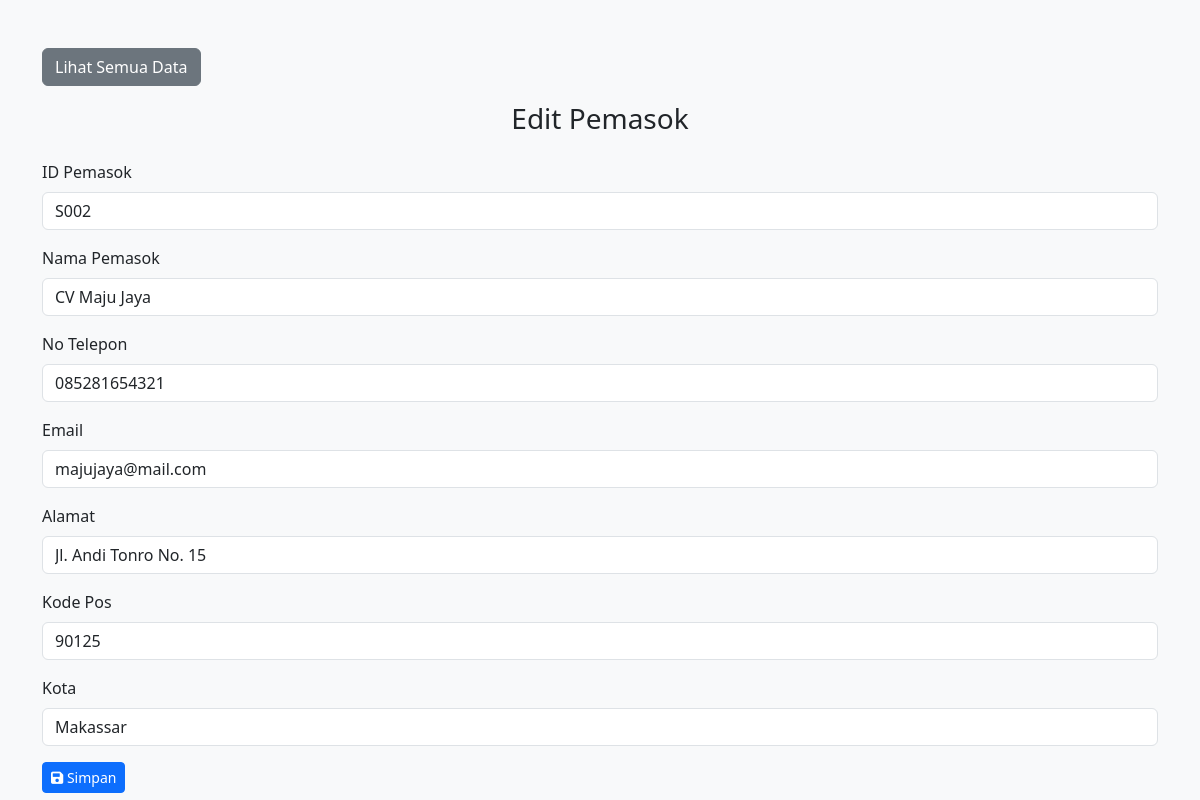
Page /pemasok/edit.php?id_pemasok=S002 (signed in) on the committed database.
### tables this page shows
CREATE TABLE `pemasok` (
  `id_pemasok` varchar(10) NOT NULL,
  `nama_pemasok` varchar(100) NOT NULL,
  `no_telepon` varchar(15) DEFAULT NULL,
  `email` varchar(50) DEFAULT NULL,
  `alamat` text DEFAULT NULL,
  `kode_pos` varchar(10) DEFAULT NULL,
  `kota` varchar(50) DEFAULT 'Makassar'
);

### pemasok/edit.php (the view, shortened to what this page needs)
<!DOCTYPE html>
<html>
<head>
    <link href="https://cdn.jsdelivr.net/npm/bootstrap@5.3.0/dist/css/bootstrap.min.css" rel="stylesheet">
    <link href="https://cdnjs.cloudflare.com/ajax/libs/font-awesome/6.0.0-beta3/css/all.min.css" rel="stylesheet">
</head>
<body class="bg-light">
    <div class="container mt-5">
        <a href="index.php" class="btn btn-secondary mb-3">Lihat Semua Data</a>
        <h3 class="text-center mb-4">Edit Pemasok</h3>
        <?php
        include '../koneksi.php';
        $id_pemasok = $_GET['id_pemasok'];
        $query_mysql = mysqli_query($koneksi, "SELECT * FROM pemasok WHERE id_pemasok='$id_pemasok'");
        $data = mysqli_fetch_array($query_mysql);
        $id_pemasok = isset($_GET['id_pemasok']) ? $_GET['id_pemasok'] : $data['id_pemasok'];
        $nama_pemasok = isset($_GET['nama_pemasok']) ? $_GET['nama_pemasok'] : $data['nama_pemasok'];
        $no_telepon = isset($_GET['no_telepon']) ? $_GET['no_telepon'] : $data['no_telepon'];
        $email = isset($_GET['email']) ? $_GET['email'] : $data['email'];
        $alamat = isset($_GET['alamat']) ? $_GET['alamat'] : $data['alamat'];
        $kode_pos = isset($_GET['kode_pos']) ? $_GET['kode_pos'] : $data['kode_pos'];
        $kota = isset($_GET['kota']) ? $_GET['kota'] : $data['kota'];
        ?>
        <form action="proses_edit.php" method="post">
            <div class="mb-3">
                <label for="id_pemasok" class="form-label">ID Pemasok</label>
                <input type="text" class="form-control" id="id_pemasok" name="id_pemasok" pattern="S\d{3}" title="Format : SXXX" value="<?php echo $id_pemasok; ?>" required>
            </div>
            <div class="mb-3">
                <label for="nama_pemasok" class="form-label">Nama Pemasok</label>
                <input type="text" class="form-control" id="nama_pemasok" name="nama_pemasok" value="<?php echo $nama_pemasok; ?>" required>
            </div>
            <div class="mb-3">
                <label for="no_telepon" class="form-label">No Telepon</label>
                <input type="number" class="form-control" id="no_telepon" name="no_telepon" value="<?php echo $no_telepon; ?>" required>
            </div>
            <div class="mb-3">
                <label for="email" class="form-label">Email</label>
                <input type="email" class="form-control" id="email" name="email" value="<?php echo $email; ?>" required>
            </div>
            <div class="mb-3">
                <label for="alamat" class="form-label">Alamat</label>
                <input type="text" class="form-control" id="alamat" name="alamat" value="<?php echo $alamat; ?>" required>
            </div>
            <div class="mb-3">
                <label for="kode_pos" class="form-label">Kode Pos</label>
                <input type="number" class="form-control" id="kode_pos" name="kode_pos" value="<?php echo $kode_pos; ?>" required>
            </div>
            <div class="mb-3">
                <label for="kota" class="form-label">Kota</label>
                <input type="text" class="form-control" id="kota" name="kota" value="<?php echo $kota; ?>" required>
            </div>
            <button type="submit" class="btn btn-primary btn-sm" title="Simpan">
                <i class="fas fa-save"></i> Simpan
            </button>
        </form>
    </div>
</body>
</html>

### rows in the picture
pemasok: nama_pemasok "CV Maju Jaya", no_telepon "085281654321", email "majujaya@mail.com", alamat "Jl. Andi Tonro No. 15", kode_pos "90125", kota "Makassar"
